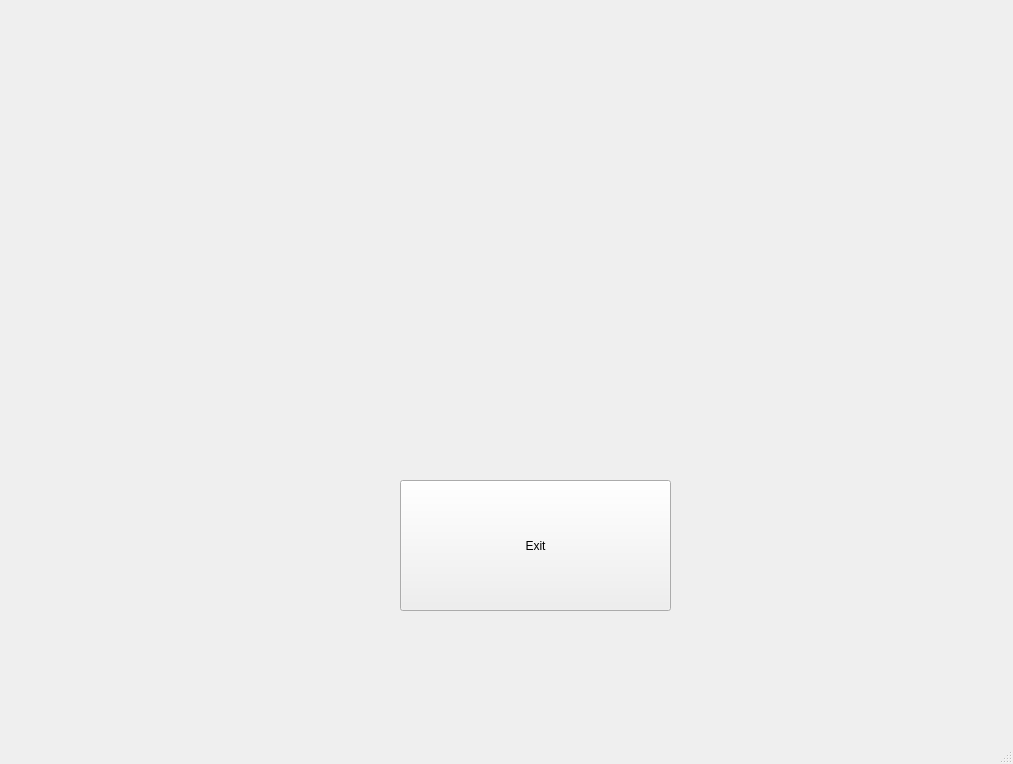
<?xml version="1.0" encoding="UTF-8"?>
<ui version="4.0">
 <class>MainWindow</class>
 <widget class="QMainWindow" name="MainWindow">
  <property name="geometry">
   <rect>
    <x>0</x>
    <y>0</y>
    <width>1013</width>
    <height>764</height>
   </rect>
  </property>
  <property name="windowTitle">
   <string>MainWindow</string>
  </property>
  <widget class="QWidget" name="centralwidget">
   <widget class="QPushButton" name="btn_exit">
    <property name="geometry">
     <rect>
      <x>400</x>
      <y>480</y>
      <width>271</width>
      <height>131</height>
     </rect>
    </property>
    <property name="text">
     <string>Exit</string>
    </property>
   </widget>
  </widget>
  <widget class="QMenuBar" name="menubar">
   <property name="geometry">
    <rect>
     <x>0</x>
     <y>0</y>
     <width>1013</width>
     <height>23</height>
    </rect>
   </property>
  </widget>
  <widget class="QStatusBar" name="statusbar"/>
 </widget>
 <resources/>
 <connections/>
</ui>
